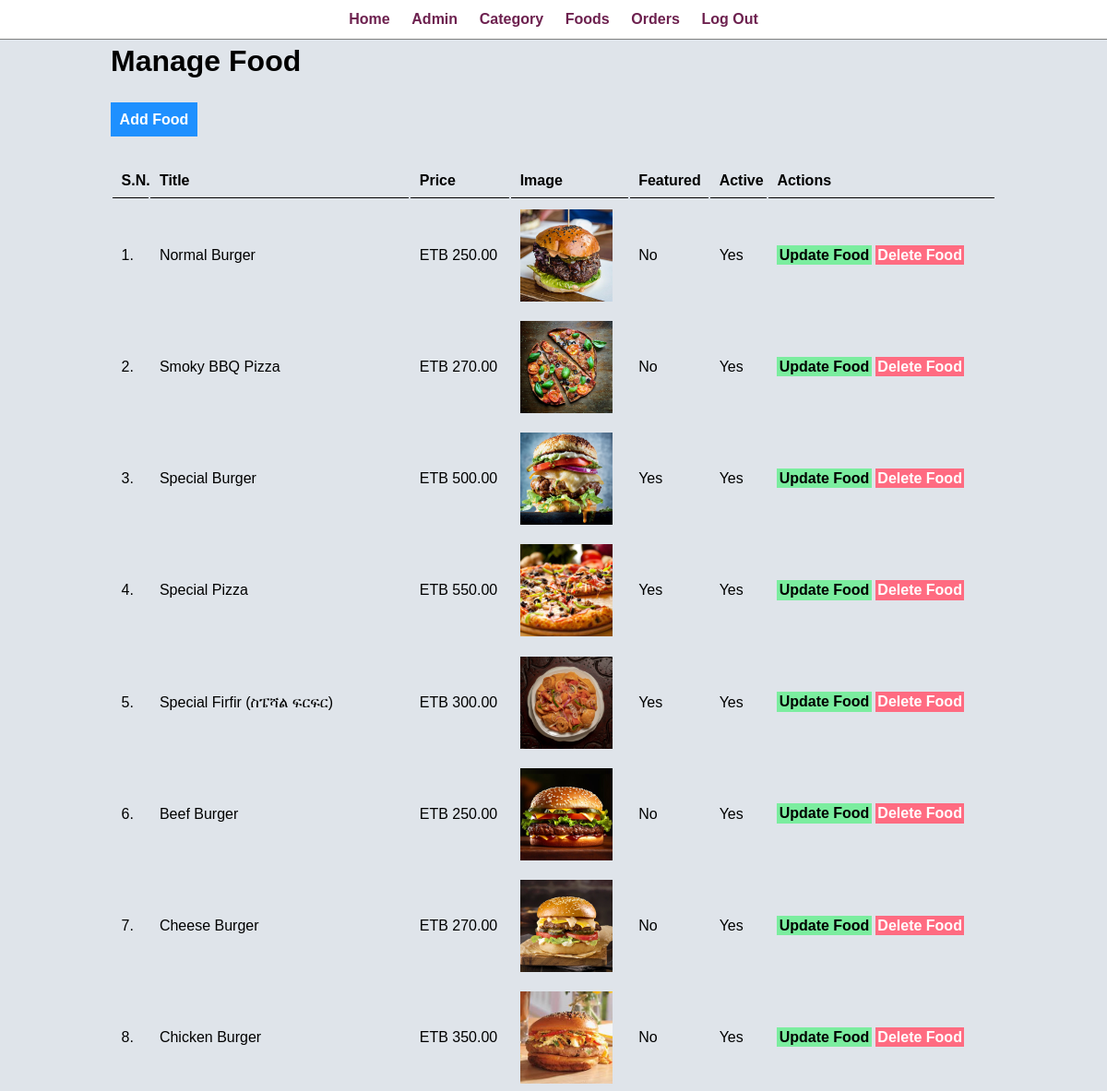
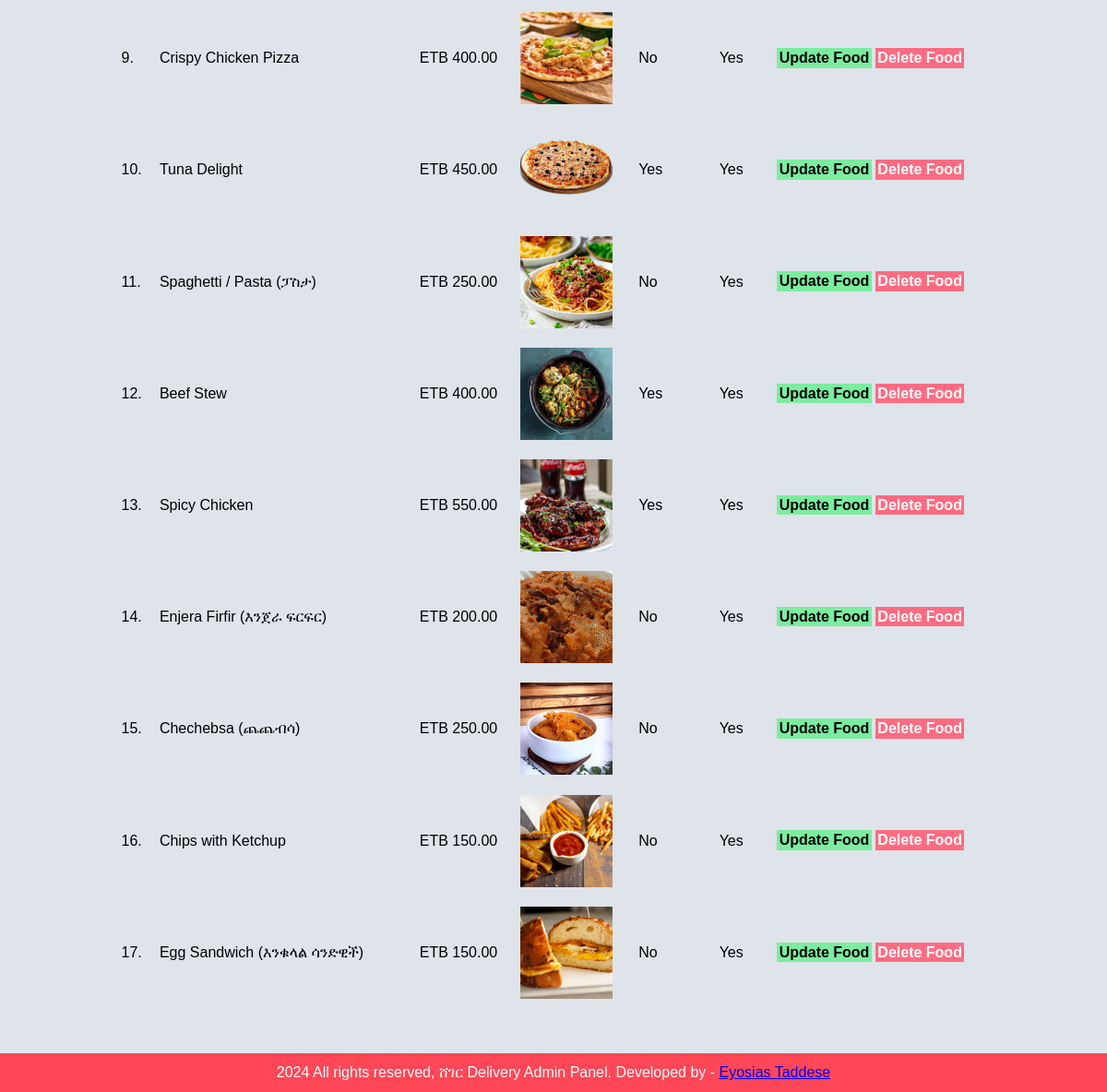
Page /admin/manage-food.php (signed in) on the committed database (2 pictures, top to bottom).
### tables this page shows
CREATE TABLE `tbl_food` (
  `id` int(10) UNSIGNED NOT NULL,
  `title` varchar(100) NOT NULL,
  `description` text NOT NULL,
  `price` decimal(10,2) NOT NULL,
  `image_name` varchar(255) NOT NULL,
  `category_id` int(10) UNSIGNED NOT NULL,
  `featured` varchar(10) NOT NULL,
  `active` varchar(10) NOT NULL
);

### admin/manage-food.php (the view, shortened to what this page needs)
<?php include('partials/menu.php'); ?>
<div class="main-content">
    <div class="wrapper">
        <h1>Manage Food</h1>
        <br /><br />
                <a href="<?php echo SITEURL; ?>admin/add-food.php" class="btn-primary">Add Food</a>
                <br /><br /><br />
                <table class="tbl-full">
                    <tr>
                        <th>S.N.</th>
                        <th>Title</th>
                        <th>Price</th>
                        <th>Image</th>
                        <th>Featured</th>
                        <th>Active</th>
                        <th>Actions</th>
                    </tr>
                    <?php
                        $sql = "SELECT * FROM tbl_food";
                        $res = mysqli_query($conn, $sql);
                        $count = mysqli_num_rows($res);
                        $sn=1;
                        if($count>0)
                        {
                            while($row=mysqli_fetch_assoc($res))
                            {
                                $id = $row['id'];
                                $title = $row['title'];
                                $price = $row['price'];
                                $image_name = $row['image_name'];
                                $featured = $row['featured'];
                                $active = $row['active'];
                                ?>
                                <tr>
                                    <td><?php echo $sn++; ?>. </td>
                                    <td><?php echo $title; ?></td>
                                    <td>ETB <?php echo $price; ?></td>
                                    <td>
                                        <?php
                                            if($image_name=="")
                                            {
                                                echo "<div class='error'>Image not Added.</div>";
                                            }
                                            else
                                            {
                                                ?>
                                                <img src="<?php echo SITEURL; ?>images/food/<?php echo $image_name; ?>" width="100px">
                                                <?php
                                            }
                                        ?>
                                    </td>
                                    <td><?php echo $featured; ?></td>
                                    <td><?php echo $active; ?></td>
                                    <td>
                                        <a href="<?php echo SITEURL; ?>admin/update-food.php?id=<?php echo $id; ?>" class="btn-secondary">Update Food</a>
                                        <a href="<?php echo SITEURL; ?>admin/delete-food.php?id=<?php echo $id; ?>&image_name=<?php echo $image_name; ?>" class="btn-danger">Delete Food</a>
                                    </td>
                                </tr>
                                <?php
                            }
                        }
                        else
                        {
                            echo "<tr> <td colspan='7' class='error'> Food not Added Yet. </td> </tr>";
                        }
                    ?>
                </table>
    </div>
</div>
<?php include('partials/footer.php'); ?>

### css/admin.css (style rules this page uses)
* { margin: 0; padding: 0; font-family: Arial, Helvetica, sans-serif; }
.wrapper { padding: 1%; width: 80%; margin: 0 auto; }
.tbl-full { width: 100%; }
table tr th { border-bottom: 1px solid black; padding: 1%; text-align: left; }
table tr td { padding: 1%; }
.btn-primary { background-color: #1e90ff; padding: 1%; color: white; text-decoration: none; font-weight: bold; }
.btn-secondary { background-color: #7bed9f; padding: 1%; color: black; text-decoration: none; font-weight: bold; }
.btn-danger { background-color: #ff6b81; padding: 1%; color: white; text-decoration: none; font-weight: bold; }
.main-content { background-color: #dfe4ea; padding: 3% 0; }

### rows in the picture
tbl_food: title "Normal Burger", price "250.00", image_name (picture), featured "No", active "Yes"
tbl_food: title "Smoky BBQ Pizza", price "270.00", image_name (picture), featured "No", active "Yes"
tbl_food: title "Special Burger", price "500.00", image_name (picture), featured "Yes", active "Yes"
tbl_food: title "Special Pizza", price "550.00", image_name (picture), featured "Yes", active "Yes"
tbl_food: title "Special Firfir (ስፔሻል ፍርፍር)", price "300.00", image_name (picture), featured "Yes", active "Yes"
tbl_food: title "Beef Burger", price "250.00", image_name (picture), featured "No", active "Yes"
tbl_food: title "Cheese Burger", price "270.00", image_name (picture), featured "No", active "Yes"
tbl_food: title "Chicken Burger", price "350.00", image_name (picture), featured "No", active "Yes"
tbl_food: title "Crispy Chicken Pizza", price "400.00", image_name (picture), featured "No", active "Yes"
tbl_food: title "Tuna Delight", price "450.00", image_name (picture), featured "Yes", active "Yes"
tbl_food: title "Spaghetti / Pasta (ፓስታ)", price "250.00", image_name (picture), featured "No", active "Yes"
tbl_food: title "Beef Stew", price "400.00", image_name (picture), featured "Yes", active "Yes"
tbl_food: title "Spicy Chicken", price "550.00", image_name (picture), featured "Yes", active "Yes"
tbl_food: title "Enjera Firfir (እንጀራ ፍርፍር)", price "200.00", image_name (picture), featured "No", active "Yes"
tbl_food: title "Chechebsa (ጨጨብሳ)", price "250.00", image_name (picture), featured "No", active "Yes"
tbl_food: title "Chips with Ketchup", price "150.00", image_name (picture), featured "No", active "Yes"
tbl_food: title "Egg Sandwich (እንቁላል ሳንድዊች)", price "150.00", image_name (picture), featured "No", active "Yes"
